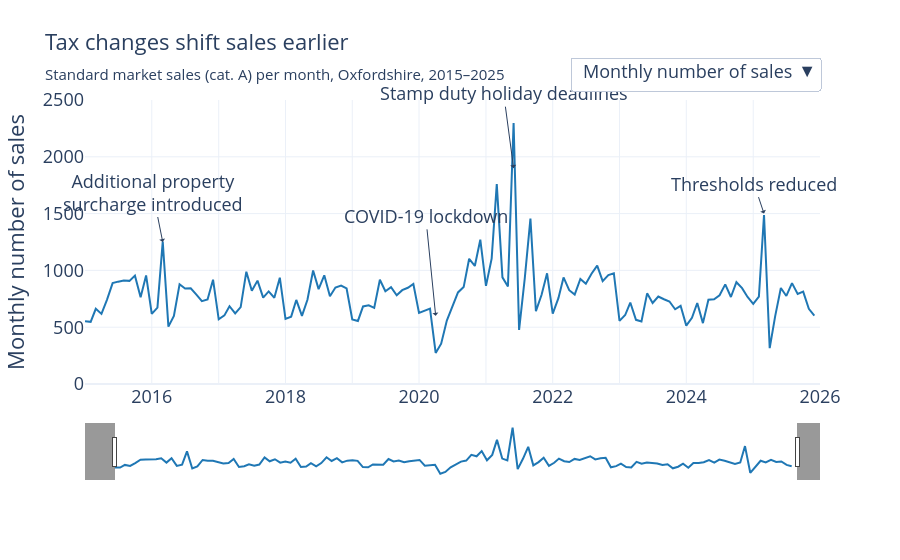

Notebook cell for this chart:
### Code cell
from prepare_data import median_volume_table
from charts import volume_price_chart
df = median_volume_table(cat_a_only)
print(df)
volume_price_chart(df)

### Figure 1 — Plotly figure (JSON) as saved in the notebook; plotly's stock layout.template omitted (floating-point values rounded to 4 significant figures; data arrays with more than 128 entries replaced by an {"elided": "..."} marker saying what was removed)
{"data": [{"hovertemplate": "%{x|<b>%b %Y</b>}<br>Number of sales: %{y}<extra></extra>", "legendgroup": "", "line": {"color": "#1f77b4", "dash": "solid"}, "marker": {"symbol": "circle"}, "mode": "lines", "name": "", "orientation": "v", "showlegend": false, "type": "scatter", "x": {"elided": "132 str values"}, "xaxis": "x", "y": {"elided": "132 int values"}, "yaxis": "y"}, {"hovertemplate": "%{x|<b>%b %Y</b>}<br>Median £ per m²: %{y:,.0f}<extra></extra>", "line": {"color": "orange"}, "mode": "lines", "name": "median £ per m2", "type": "scatter", "visible": false, "x": {"elided": "132 str values"}, "y": {"elided": "132 float values"}}], "layout": {"annotations": [{"arrowhead": 1, "ay": -50, "showarrow": true, "text": "Additional property<br>surcharge introduced", "x": "2016-03-01", "y": 1250}, {"arrowhead": 1, "ay": -100, "showarrow": true, "text": "COVID-19 lockdown", "x": "2020-04-01", "y": 600}, {"arrowhead": 1, "ay": -75, "showarrow": true, "text": "Stamp duty holiday deadlines", "x": "2021-06-01", "y": 1900}, {"arrowhead": 1, "showarrow": true, "text": "Thresholds reduced", "x": "2025-03-01", "y": 1500}], "font": {"size": 18}, "legend": {"tracegroupgap": 0}, "margin": {"t": 100}, "showlegend": false, "title": {"font": {"size": 22}, "subtitle": {"text": "Standard market sales (cat. A) per month, Oxfordshire, 2015–2025"}, "text": "Tax changes shift sales earlier"}, "updatemenus": [{"buttons": [{"args": [{"visible": [true, false]}, {"annotations": [{"arrowhead": 1, "ay": -50, "showarrow": true, "text": "Additional property<br>surcharge introduced", "x": "2016-03-01", "y": 1250}, {"arrowhead": 1, "ay": -100, "showarrow": true, "text": "COVID-19 lockdown", "x": "2020-04-01", "y": 600}, {"arrowhead": 1, "ay": -75, "showarrow": true, "text": "Stamp duty holiday deadlines", "x": "2021-06-01", "y": 1900}, {"arrowhead": 1, "showarrow": true, "text": "Thresholds reduced", "x": "2025-03-01", "y": 1500}], "title.subtitle.text": "Standard market sales (cat. A) per month, Oxfordshire, 2015–2025", "title.text": "Tax changes shift sales earlier", "yaxis.range": [0, 2500], "yaxis.tickprefix": "", "yaxis.title.text": "Monthly number of sales"}], "label": "Monthly number of sales", "method": "update"}, {"args": [{"visible": [false, true]}, {"annotations": [], "title.subtitle.text": "Standard market sales (cat. A) median £ per m² each month, Oxfordshire, 2015–2025 (not adjusted for inflation)", "title.text": "Median price per m² rose about 15% 2020–22, then levelled off", "yaxis.range": [3000, 5000], "yaxis.tickformat": ",", "yaxis.tickprefix": "£", "yaxis.title.text": "Median £ per m²"}], "label": "Median £ per m²", "method": "update"}], "direction": "down", "x": 1, "xanchor": "right", "y": 1.15, "yanchor": "top"}], "xaxis": {"anchor": "y", "domain": [0, 1], "nticks": 20, "range": ["2015-01-01", "2026-01-01"], "rangeslider": {"visible": true}, "ticklabelstep": 2, "title": {}}, "yaxis": {"anchor": "x", "domain": [0, 1], "range": [0, 2500], "title": {"text": "Monthly number of sales"}}}}
